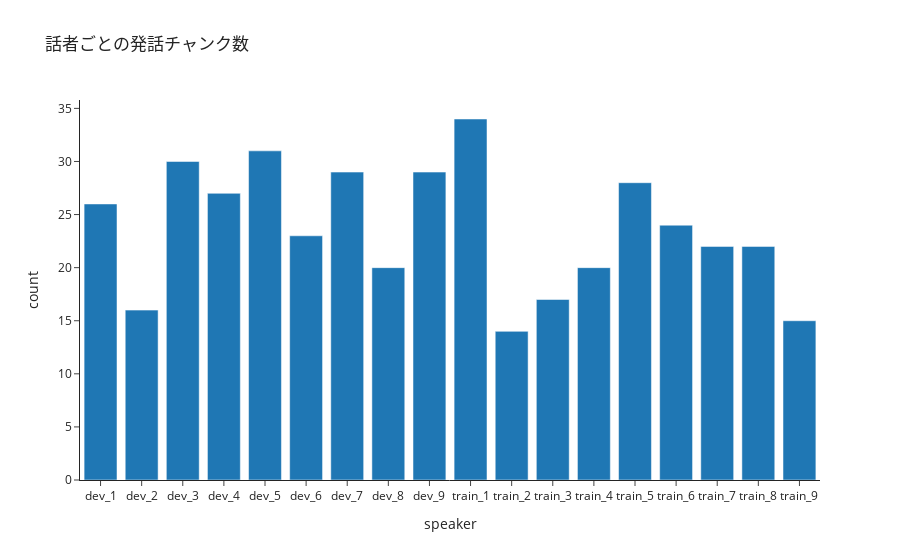

Notebook code cell kept with this figure:
### Code cell
df_sum = df_train.groupby("speaker", as_index=False).count()[["speaker", "arousal"]].rename(columns={"arousal": "count"})
fig = px.bar(df_sum, x='speaker', y='count', template="simple_white", title="話者ごとの発話チャンク数")
fig.show()

### Figure 1 — Plotly figure (JSON) as saved in the notebook; plotly's stock layout.template omitted (floating-point values rounded to 4 significant figures)
{"data": [{"alignmentgroup": "True", "hovertemplate": "speaker=%{x}<br>count=%{y}<extra></extra>", "legendgroup": "", "marker": {"color": "#1F77B4"}, "name": "", "offsetgroup": "", "orientation": "v", "showlegend": false, "textposition": "auto", "type": "bar", "x": ["dev_1", "dev_2", "dev_3", "dev_4", "dev_5", "dev_6", "dev_7", "dev_8", "dev_9", "train_1", "train_2", "train_3", "train_4", "train_5", "train_6", "train_7", "train_8", "train_9"], "xaxis": "x", "y": [26, 16, 30, 27, 31, 23, 29, 20, 29, 34, 14, 17, 20, 28, 24, 22, 22, 15], "yaxis": "y"}], "layout": {"autosize": true, "barmode": "relative", "legend": {"tracegroupgap": 0}, "title": {"text": "話者ごとの発話チャンク数"}, "xaxis": {"anchor": "y", "autorange": true, "domain": [0, 1], "range": [-0.5, 17.5], "title": {"text": "speaker"}, "type": "category"}, "yaxis": {"anchor": "x", "autorange": true, "domain": [0, 1], "range": [0, 35.79], "title": {"text": "count"}, "type": "linear"}}}
